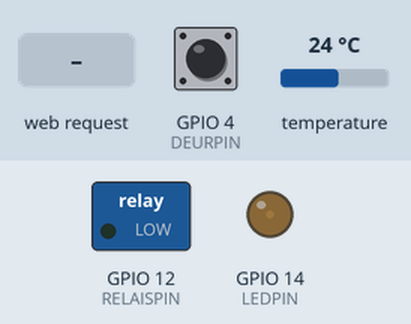
This sketch was run on a simulated ESP8266 (NodeMCU). Shown: switched loads named in the sketch (green lamp = pin HIGH), output pins drawn as LEDs (lit = HIGH). The test bench sets the inputs (shaded band); at power-on: GPIO 4 (DEURPIN) HIGH, temperature 24 °C. WiFi joins after 1.5 s; servers stay silent unless stated; what the sketch prints to the serial monitor is not drawn.

Above: at 2.7 s.
2.8 s: HTTP request GET /aan received
At 3.2 s:
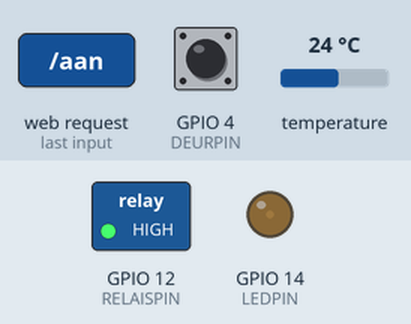
5.8 s: HTTP request GET /uit received
At 8.47 s:
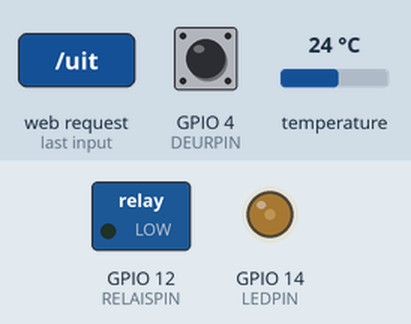
8.8 s: HTTP request GET /aan received
At 9.4 s:
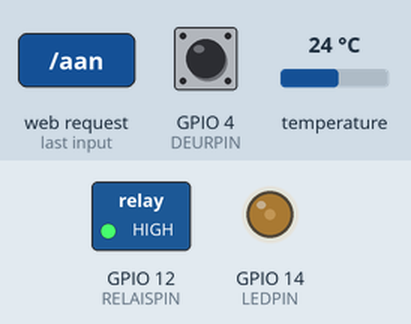
11.8 s: GPIO 4 (DEURPIN) pulled LOW for 0.15 s
14.9 s: HTTP request GET /uit received
At 16.12 s:
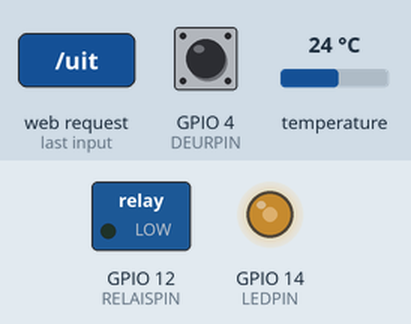
20.9 s: GPIO 4 (DEURPIN) pulled LOW for 1 s
Timing chart, 0 to 25.7 s (numbered marks = the images above; inputs shaded):
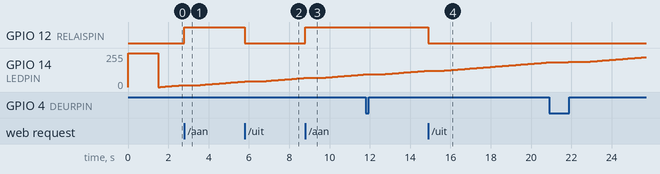

The sketch:

tuinhuis-strings.ino
```cpp
#include <ESP8266WiFi.h>
#include <ESP8266WebServer.h>

#include <WiFiUdp.h>
#include <WiFiClient.h>

#include <OneWire.h>
#include <DallasTemperature.h>

#define DEURPIN 4
#define RELAISPIN 12
#define ONE_WIRE_BUS 2  // DS18B20 pin

OneWire oneWire(ONE_WIRE_BUS);
DallasTemperature DS18B20(&oneWire);

const char* ssid     = "Smits.Smit";
const char* password = "";
IPAddress ip(192, 168, 178, 111);

const int   LEDPIN = 14;
unsigned long begin;

// -- debouncing
long debouncing_time = 15; //Debouncing Time in Milliseconds
volatile unsigned long last_micros;

ESP8266WebServer server(80);

void udpSendMsg(String deStatus, boolean sendHTTP = false) {
  WiFiUDP Udp;
  byte broadcastIp[] = { 255, 255, 255, 255 };

  if (sendHTTP) {
    server.send(200, "text/plain", deStatus);
  }
  /*
    udp.beginPacketMulticast(addr, port, WiFi.localIP());
  */
  Udp.beginPacket(broadcastIp, 5005);
  Udp.print(deStatus);
  Udp.endPacket();
}

void handleRoot(void) {
  server.send(200, "text/plain", "Hallo, tuinhuis hier ( /status voor meetwaarden)");
}

void setup(void)
{
  Serial.begin(115200);
  begin = millis();

  pinMode(RELAISPIN, OUTPUT);
  pinMode(DEURPIN, INPUT_PULLUP);
  attachInterrupt(DEURPIN, deDeur, CHANGE);

  pinMode(  LEDPIN, OUTPUT);
  digitalWrite(LEDPIN, HIGH);

  WiFi.hostname("tuinhuis");
  WiFi.mode(WIFI_STA);
  WiFi.begin(ssid, password);

  // Wait for connection
  Serial.print("\n\r \n\rWorking to connect");
  while (WiFi.status() != WL_CONNECTED) {
    delay(500);
    Serial.print(".");
  }
  serialWifiStatus();

  server.on("/", handleRoot );

  server.on("/status", []() {
    udpSendMsg(getStatus(), true);
  });

  server.on("/aan", []() {
    digitalWrite(RELAISPIN, HIGH);
    udpSendMsg(getStatus(), true);
  });

  server.on("/uit", []() {
    digitalWrite(RELAISPIN, LOW);
    udpSendMsg(getStatus(), true);
  });

  server.begin();
  Serial.println("HTTP server started");

  digitalWrite(LEDPIN, LOW);
}

void loop(void) {
  server.handleClient();
  if (( millis()-begin) > (3600000) ) {
    begin = millis();
    //  3600000 ms in an hour, 86400000 ms in a day
    udpSendMsg("Tuinhuis reset now", false);
    delay(300);
    ESP.restart();
    }
  analogWrite(  LEDPIN, teller() );
}

int teller() {
  static int pwm = 0;
  static int plusmin = 1;

  if (pwm >= 102400) {
    plusmin = -1;
  }
  else if (pwm <= 10) {
    plusmin = 1;
  }

  pwm += plusmin;
  return  (int) pwm / 100;
}


float deTemperatuur(void) {
  float temp;
  for (int i = 0; i <= 25; i++) {
    DS18B20.requestTemperatures();
    temp = DS18B20.getTempCByIndex(0);
    if (!(temp == 85.0 || temp == (-127.0))) break;
  }
  return temp;
}

void deDeur(void) {
  static int vorige;
  int huidig;

  if ((long)(micros() - last_micros) >= debouncing_time * 1000) {
    last_micros = micros();
    huidig = digitalRead(DEURPIN);
    if (vorige != huidig) {
      vorige = huidig;
        Serial.println("Deur...");

      udpSendMsg(getStatus(), false);
    }
  }
}

String getStatus(void) {
  String statusTekst = "";

  statusTekst  = "{\"naam\":";
  statusTekst += "\"tuinhuis\"";
  //statusTekst += "\"schuur\"";
  statusTekst += ",\"ip\":";
  statusTekst += "\"" + WiFi.localIP().toString() + "\"";
  statusTekst += ",\"deur\":";
  statusTekst += digitalRead(  DEURPIN);
  statusTekst += ",\"aanuit\":";
  statusTekst += digitalRead(RELAISPIN);
  statusTekst += ",\"temperatuur\":";
  statusTekst += deTemperatuur();
  statusTekst += "}";

  return statusTekst;
}

void serialWifiStatus(void) {
  Serial.println("");
  Serial.println("tuinhuis");
  Serial.print("Connected to ");
  Serial.println(ssid);
  Serial.print("IP address: ");
  Serial.println(WiFi.localIP());
}
```

Measured:
- after the input at 2.8 s, GPIO 12 (RELAISPIN): LOW → HIGH at once
- after the input at 5.8 s, GPIO 12 (RELAISPIN): HIGH → LOW at once
- after the input at 8.8 s, GPIO 12 (RELAISPIN): LOW → HIGH at once
- after the input at 14.9 s, GPIO 12 (RELAISPIN): HIGH → LOW at once
